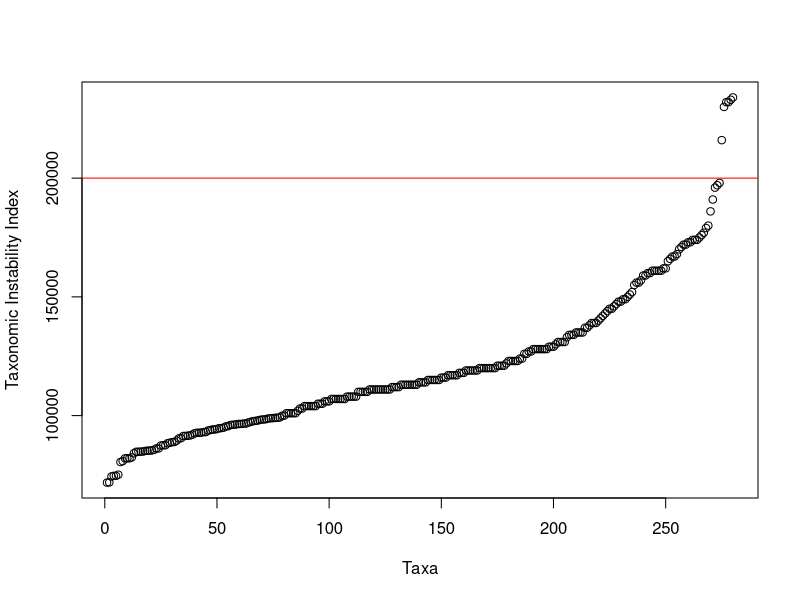

Reproduce this figure in R.
# Sean Chien
# TII plot
library(seqinr)
###TII by Mesquite
## bs500 
datMesquite<- read.csv("../data/TII_Mesquite.csv")
# plot
plot(x = (1:length(datMesquite$ID)),y = datMesquite$TII[order(datMesquite$TII)],
     xlab = "Taxa", ylab = "Taxonomic Instability Index")
th <- 200000
abline(h = th, col = 'red')
rogue_list <- datMesquite$ID[datMesquite$TII > th]
length(rogue_list)/length(datMesquite$ID)
# keep the outgroup
rogue_list <- rogue_list[!rogue_list == 'Enochrus falcarius']
